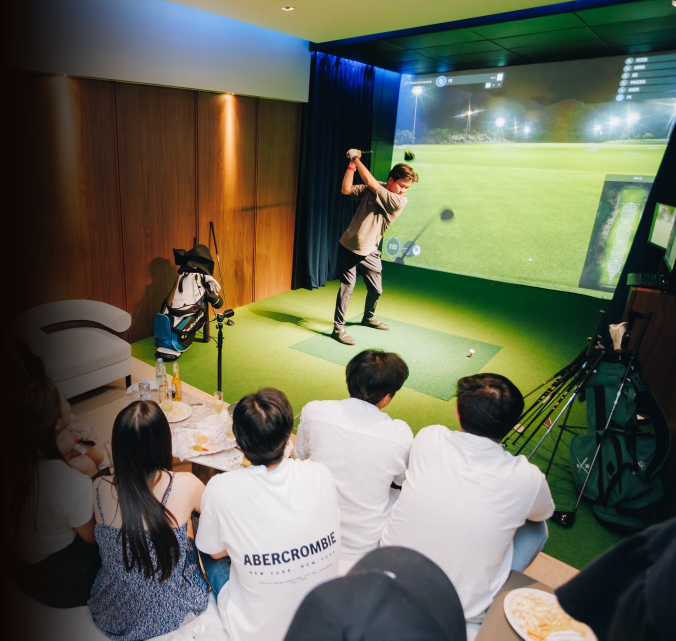
#> input picture clients/fairway-golf-and-city-club/deck/assets/fairway-trackman-group-fade.png, 1352 x 1281 px, given in place of fairway-trackman-group.jpg, which was not available (shown at 1/2 size)
$ python bake_flat_images.py
#> lines starting #> are read from the running program, lines starting #| are printed output that depends on the picture; pictures that were not available may be replaced by others from this repository, and a replacement may not be noted
"""Bake the OPUS deck's soft photo fades and the KO logo mask into opaque RGB PNGs.

Apple PDFKit (iOS Files / Quick Look) drops the soft masks and transparency groups Chrome
writes for CSS mask-image, so the deck uses these flat images instead of masks.

Photo fades (slides 1 and 16): the source photo at its native resolution, cropped to the part
visible on the slide, faded with the same 9-stop smoothstep opacity used in v7 over the same
page background (#0e0502, turning neutral #0b0a09 over the first 30% of the band). Pixels right
of the band are the original asset pixels, unchanged. The script prints the CSS box to place each
image on exactly the same pixel grid as the v7 <img>.

Run from the deck folder:  python3 tools/bake_flat_images.py
"""
import math

import numpy as np
from PIL import Image

BG = np.array((0x0e, 0x05, 0x02), float)
NEUTRAL = np.array((0x0b, 0x0a, 0x09), float)
TEXT = np.array((0xf6, 0xf0, 0xe9), float)
STOPS = [0, .043, .156, .316, .5, .684, .844, .957, 1]   # smoothstep at k/8, as in v7

# file, slide rect of the full cover-fitted photo (left, top, scale), band b0-b1 in slide px
PHOTOS = {
    'fairway-trackman-group': dict(src='assets/fairway-trackman-group.jpg', b0=390, b1=560,
                                   # 864x576 box at (141,-18), object-fit cover, object-position right center
                                   fit=lambda w, h: (576 / h, 141 + 864 - w * 576 / h, -18)),
    'fairway-trackman-putting': dict(src='assets/fairway-trackman-putting.jpg', b0=180, b1=350,
                                     # 960x540 box, object-fit cover, object-position center 55%
                                     fit=lambda w, h: (960 / w, 0, (540 - h * 960 / w) * .55)),
}


def opacity(x, b0, b1):
    t = np.clip((x - b0) / (b1 - b0), 0, 1)
    return np.interp(t, np.linspace(0, 1, len(STOPS)), STOPS)


def under(x, b0, b1):
    t = np.clip((x - b0) / ((b1 - b0) * .3), 0, 1)[:, None]
    return BG * (1 - t) + NEUTRAL * t


def bake_photo(name, src, b0, b1, fit):
#> called with name = 'fairway-trackman-group', src = 'assets/fairway-trackman-group.jpg', b0 = 390, b1 = 560
    im = Image.open(src).convert('RGB')
#> im is the input picture: PIL image 1352x1281 RGB; mean R, G, B 102, 104.2, 86.2
    w, h = im.size
#> w = 1352; h = 1281
    s, left, top = fit(w, h)
#> s = 0.45; left = 397.1; top = -18
    x0 = max(0, math.floor((b0 - left) / s)); x1 = min(w, math.ceil((960 - left) / s))
#> after `x0 = max(0, math.floor((b0 - left) / s))`: x0 = 0
#> after `x1 = min(w, math.ceil((960 - left) / s))`: x1 = 1252
    y0 = max(0, math.floor((0 - top) / s)); y1 = min(h, math.ceil((540 - top) / s))
#> after `y0 = max(0, math.floor((0 - top) / s))`: y0 = 40
#> after `y1 = min(h, math.ceil((540 - top) / s))`: y1 = 1241
    px = np.asarray(im.crop((x0, y0, x1, y1)), float)
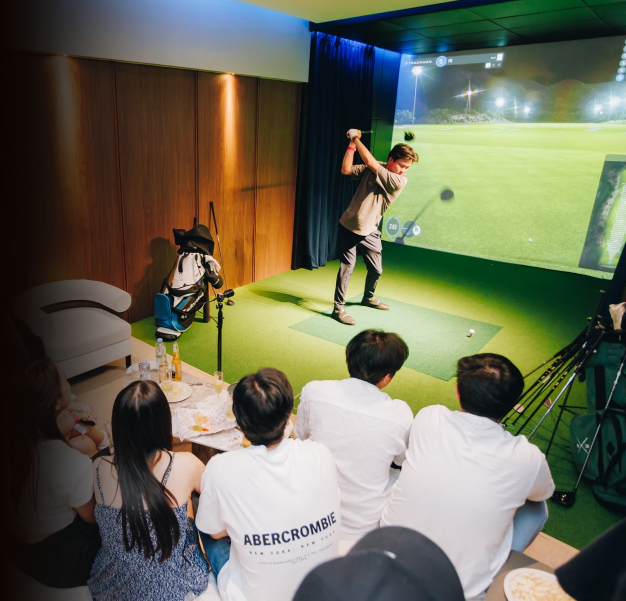
#> px: shape (1201, 1252, 3) float64 (shown at 1/2 size); mean R, G, B 106.5, 107.3, 87.8
    xs = left + (np.arange(x0, x1) + .5) * s
#> xs = 1252 values from 397.3 to 959.8
    a = opacity(xs, b0, b1)[None, :, None]
#> a = 1252 values from 0.0148 to 1
    out = a * px + (1 - a) * under(xs, b0, b1)[None, :, :]
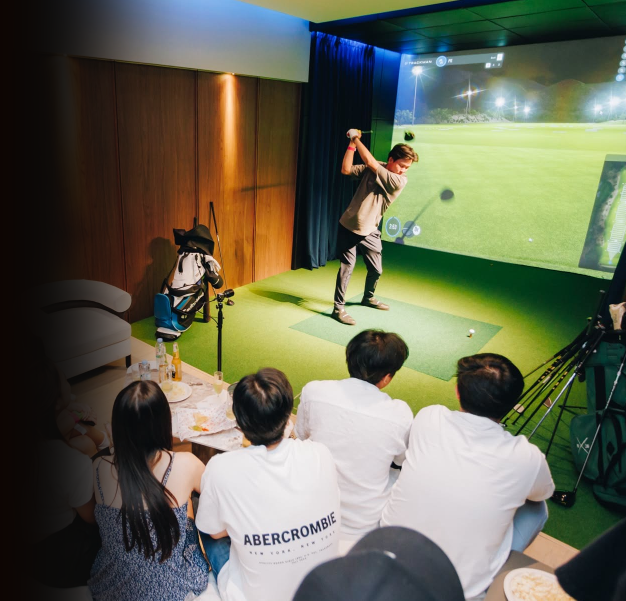
#> out: shape (1201, 1252, 3) float64 (shown at 1/2 size); mean R, G, B 102.6, 104.4, 85.3
    Image.fromarray(np.round(out).astype(np.uint8), 'RGB').save(f'assets/{name}-fade.png', optimize=True)
    box = (left + x0 * s, top + y0 * s, (x1 - x0) * s, (y1 - y0) * s)
#> (the run stopped early here; a loop or call above may not have finished)

$ run again, on clients/fairway-golf-and-city-club/deck/assets/bg-halftone.jpg
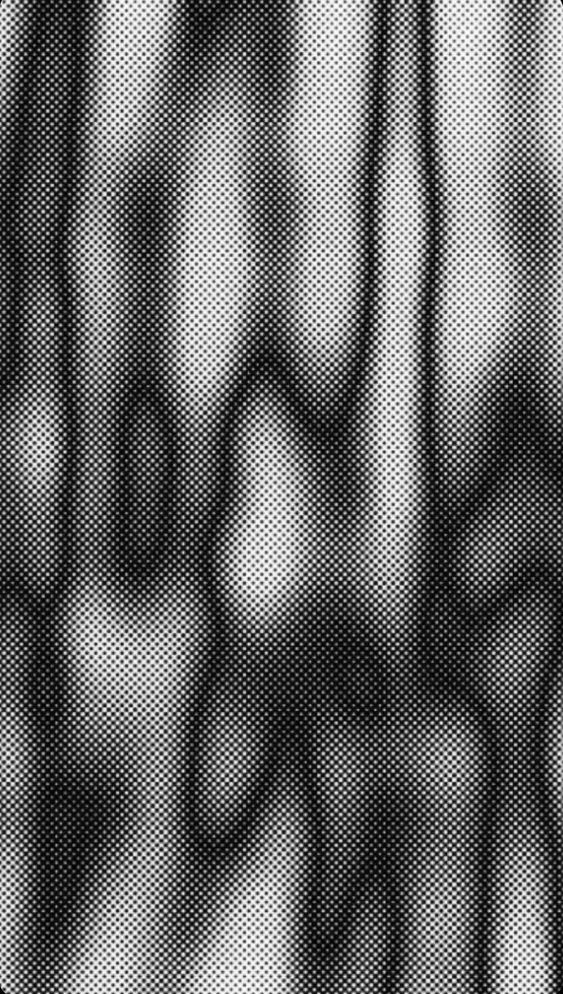
#> input picture clients/fairway-golf-and-city-club/deck/assets/bg-halftone.jpg, 1125 x 1987 px, given in place of fairway-trackman-group.jpg, which was not available (shown at 1/2 size)
#> in bake_photo, im is the input picture: PIL image 1125x1987 RGB; min 0, max 255, mean 102.6
#> in bake_photo, `px = np.asarray(im.crop((x0, y0, x1, y1)), float)`:
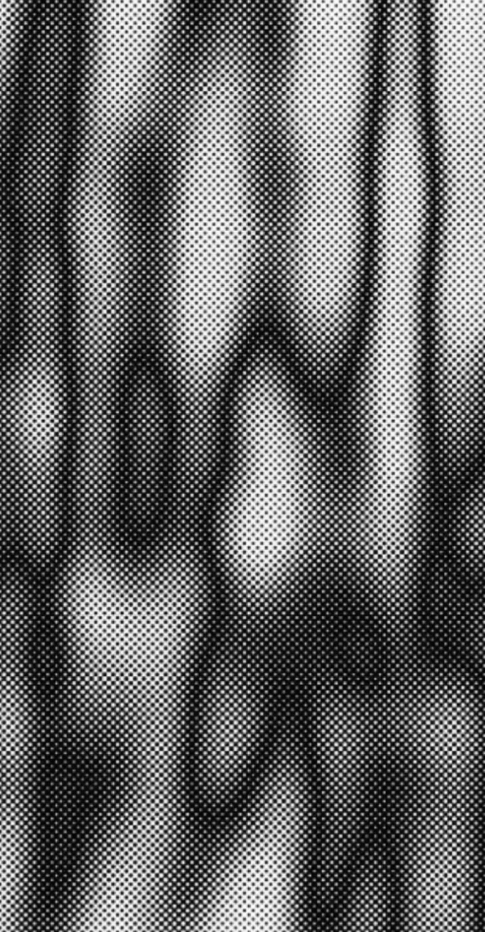
#> px: shape (1863, 970, 3) float64 (shown at 1/2 size); min 0, max 255, mean 101.4

$ run again, on clients/fairway-golf-and-city-club/deck/assets/cafe-brunch.jpg
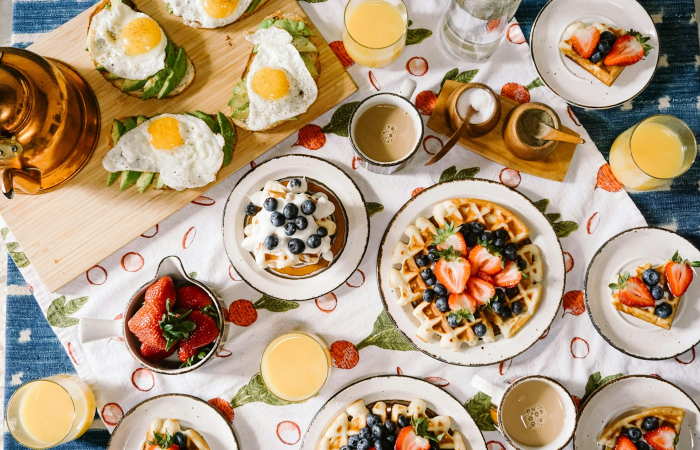
#> input picture clients/fairway-golf-and-city-club/deck/assets/cafe-brunch.jpg, 1400 x 900 px, given in place of fairway-trackman-group.jpg, which was not available (shown at 1/2 size)
#> in bake_photo, im is the input picture: PIL image 1400x900 RGB; mean R, G, B 177.4, 154.4, 127.2
#> in bake_photo, `px = np.asarray(im.crop((x0, y0, x1, y1)), float)`:
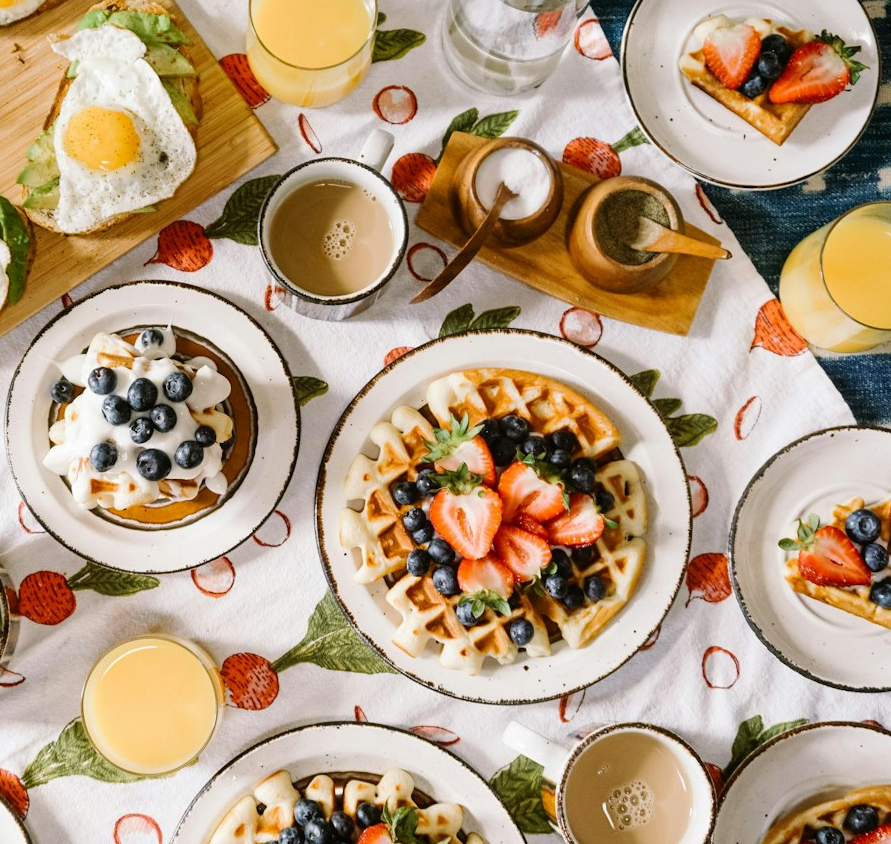
#> px: shape (844, 891, 3) float64; mean R, G, B 181.3, 157.2, 129.7
#> in bake_photo, `out = a * px + (1 - a) * under(xs, b0, b1)[None, :, :]`:
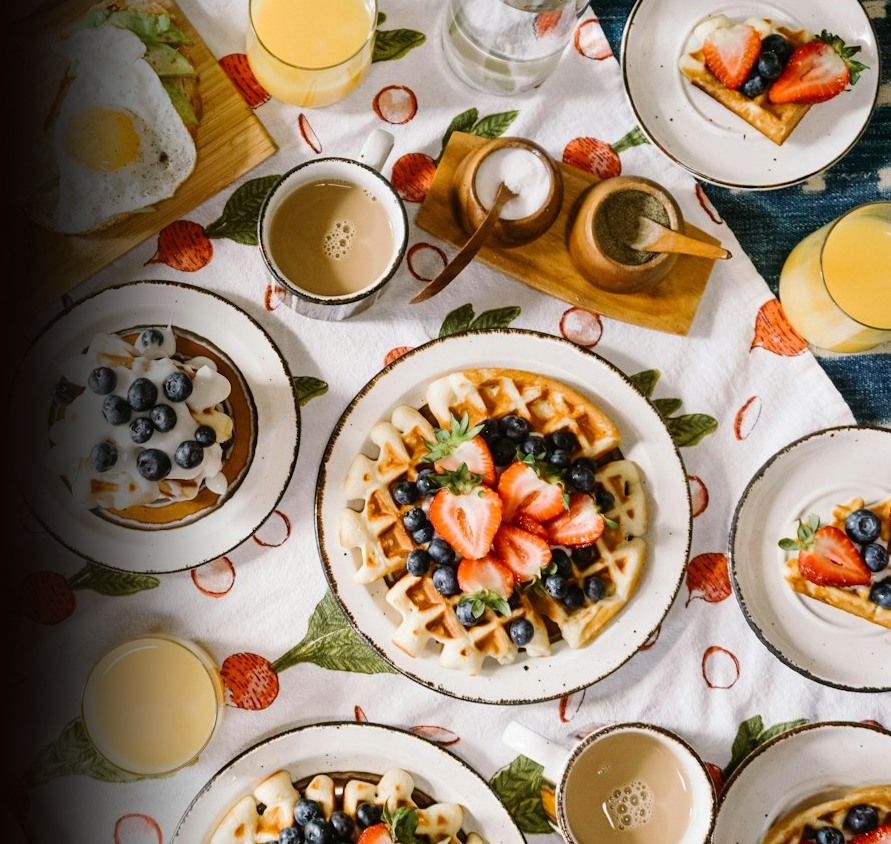
#> out: shape (844, 891, 3) float64; mean R, G, B 154.3, 133.1, 110.2
#| fairway-trackman-group-fade.png 891x844 (1.56 px per slide px): left:389.9600px;top:-0.0800px;width:570.2400px;height:540.1600px
